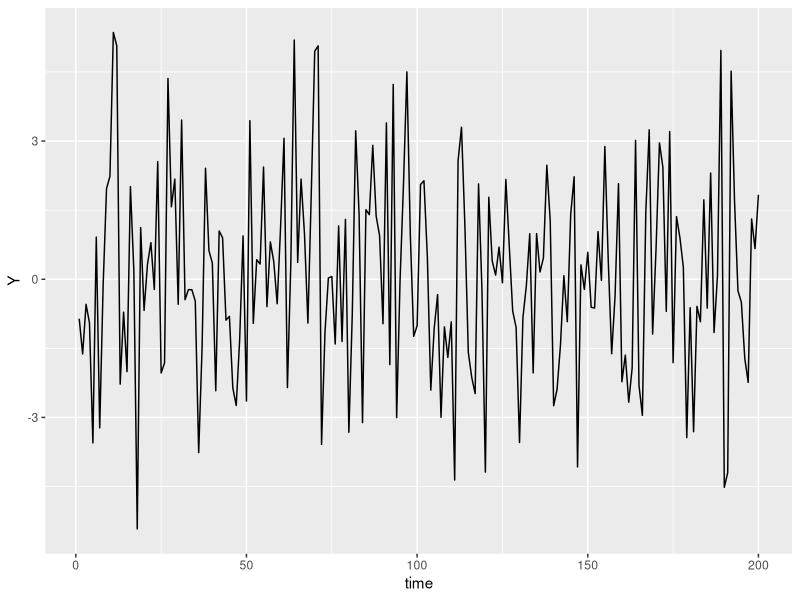
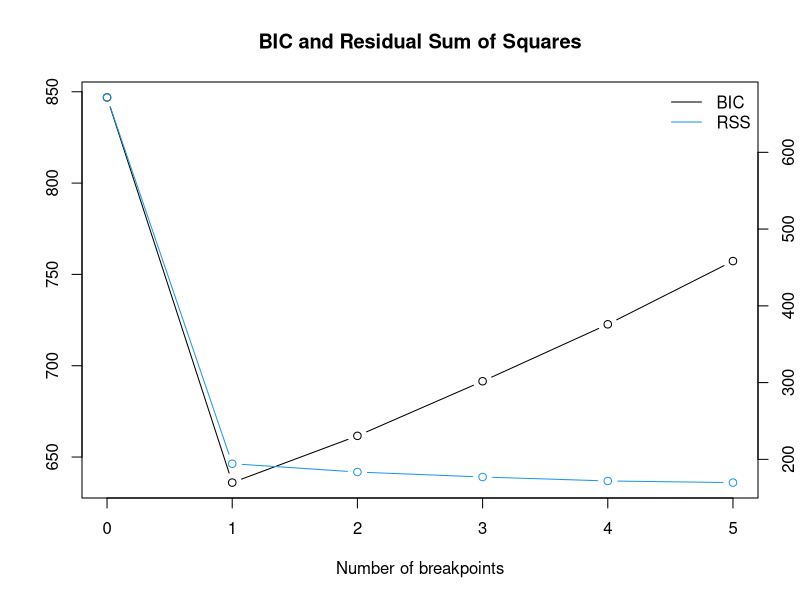

Reproduce these figures in R, in order.
## ---- chunk 1
knitr::opts_chunk$set(echo = TRUE)
## ---- chunk 2
library(MASS)
library(tidyverse)
library(strucchange)
## ---- chunk 3
set.seed(123)
X_1 <- mvrnorm(n = 100, mu = rep(0, 5), Sigma = diag(5))
X_2 <- mvrnorm(n = 100, mu = rep(0, 5), Sigma = diag(5))
Beta_1 <- matrix(rep(1, 5), nrow = 5)
Beta_2 <- matrix(c(-1, 0, -1, 0, 1), nrow = 5)
epsilon_1 <- rnorm(100, 0, 1)
epsilon_2 <- rnorm(100, 0, 1)

Y_1 <- X_1%*%Beta_1 + epsilon_1
Y_2 <- X_2%*%Beta_2 + epsilon_2

Y <- rbind(Y_1, Y_2)
X <- rbind(X_1, X_2)
## ---- chunk 4
df_simulated <- cbind(Y, X) %>% 
  as.data.frame()

colnames(df_simulated) <- c("Y", "X1", "X2", "X3", "X4", "X5")

df_simulated %>% 
  head()
## ---- chunk 5
df_simulated %>% 
  mutate(time = row_number()) %>% 
  ggplot(mapping = aes(x = time, y = Y)) +
  geom_line()
## ---- chunk 6
result_Bai_Perron <- breakpoints(Y ~ X1 + X2 + X3 + X4 + X5, data = df_simulated)
result_Bai_Perron
## ---- chunk 7
result_Bai_Perron %>% plot()
